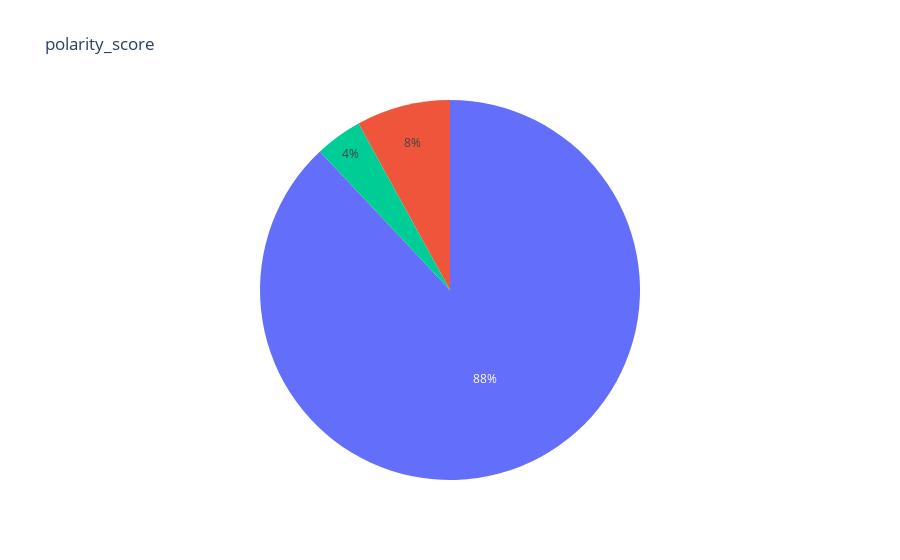

The notebook cell this image was saved under:
### Code cell
fig=py.pie(sentiment,values=sentiment["polarity_sub"],hover_name=sentiment["index"],title="polarity_score")
fig.show()

### Figure 1 — Plotly figure (JSON) as saved in the notebook; plotly's stock layout.template omitted (floating-point values rounded to 4 significant figures)
{"data": [{"domain": {"x": [0, 1], "y": [0, 1]}, "hovertemplate": "<b>%{hovertext}</b><br><br>polarity_sub=%{value}<extra></extra>", "hovertext": ["positive", "negative", "neutral"], "legendgroup": "", "name": "", "showlegend": false, "type": "pie", "values": [44, 4, 2]}], "layout": {"legend": {"tracegroupgap": 0}, "title": {"text": "polarity_score"}}}
